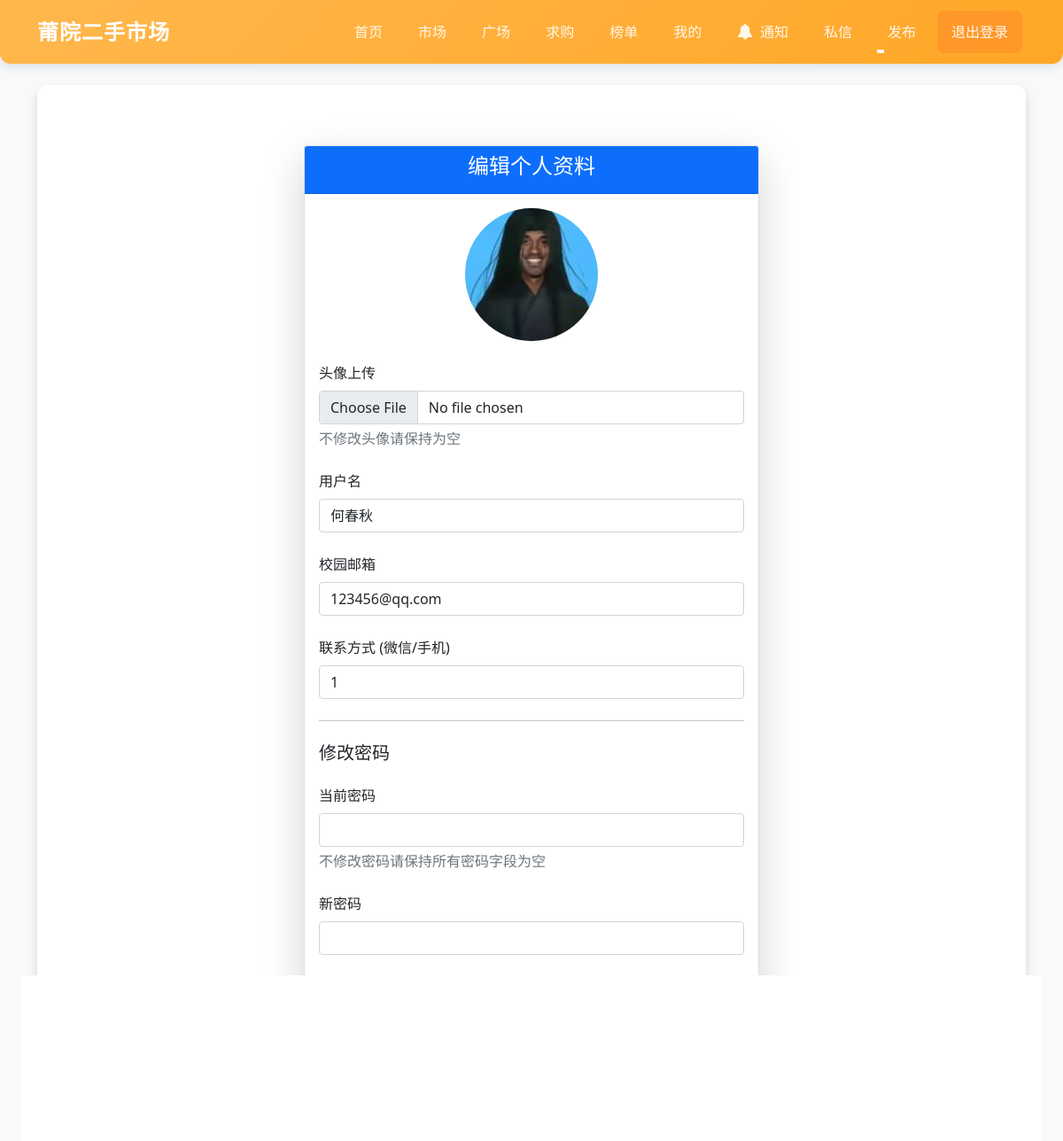
/profile/edit (signed in), run on the app's committed database.
### app/models.py (models this page shows)
class User(db.Model, UserMixin):
    id = db.Column(db.Integer, primary_key=True)
    username = db.Column(db.String(20), unique=True, nullable=False, index=True)
    email = db.Column(db.String(120), unique=True, nullable=False, index=True)
    password = db.Column(db.String(60), nullable=False)
    contact = db.Column(db.String(60), nullable=False)
    avatar = db.Column(db.String(20), nullable=False, default='default_avatar.png')
    is_admin = db.Column(db.Boolean, nullable=False, default=False)
    sales_count = db.Column(db.Integer, nullable=False, default=0)  # 成交量统计
    views = db.Column(db.Integer, nullable=False, default=0, index=True)  # 主页访问量统计
    items = db.relationship('Item', backref='seller', lazy=True)

### app/routes.py (the view)
@main.route("/profile/edit", methods=['GET', 'POST'])
@login_required
def edit_profile():
    form = ProfileForm()
    if form.validate_on_submit():
        existing_user = User.query.filter_by(email=form.email.data).first()
        if existing_user and existing_user.id != current_user.id:
            flash('该邮箱已被其他用户使用！', 'danger')
            return redirect(url_for('main.edit_profile'))
        if form.avatar.data:
            avatar_file = save_picture(form.avatar.data, is_avatar=True)
            if current_user.avatar != 'default_avatar.png':
                from flask import current_app
                import os
                old_avatar_path = os.path.join(current_app.config['UPLOAD_FOLDER'], 'avatars', current_user.avatar)
                if os.path.exists(old_avatar_path):
                    os.remove(old_avatar_path)
            current_user.avatar = avatar_file
        if form.current_password.data or form.new_password.data or form.confirm_new_password.data:
            if not check_password_hash(current_user.password, form.current_password.data):
                flash('当前密码错误！', 'danger')
                return redirect(url_for('main.edit_profile'))
            if not form.new_password.data:
                flash('新密码不能为空！', 'danger')
                return redirect(url_for('main.edit_profile'))
            hashed_password = generate_password_hash(form.new_password.data)
            current_user.password = hashed_password
        current_user.username = form.username.data
        current_user.email = form.email.data
        current_user.contact = form.contact.data
        db.session.commit()
        flash('个人信息已成功更新！', 'success')
        return redirect(url_for('main.profile'))
    elif request.method == 'GET':
        form.username.data = current_user.username
        form.email.data = current_user.email
        form.contact.data = current_user.contact
    return render_template('edit_profile.html', title='编辑资料', form=form)

### app/forms.py (shortened to what this page needs)
class ProfileForm(FlaskForm):
    username = StringField('用户名', validators=[DataRequired(), Length(min=2, max=20)])
    email = StringField('校园邮箱', validators=[DataRequired(), Email()])
    contact = StringField('联系方式 (微信/手机)', validators=[DataRequired()])
    avatar = FileField('头像上传', validators=[FileAllowed(['jpg', 'png', 'jpeg'])])
    current_password = PasswordField('当前密码')
    new_password = PasswordField('新密码')
    confirm_new_password = PasswordField('确认新密码')
    submit = SubmitField('保存修改')

### app/__init__.py (called while the page is built)
@login_manager.user_loader
def load_user(user_id):
    return User.query.get(int(user_id))

### app/routes.py (called while the page is built)
@main.app_context_processor
def utility_processors():
    def notifications_processor():
        if current_user.is_authenticated:
            unread_count = Notification.query.filter_by(user_id=current_user.id, is_read=False).count()
            return unread_count
        return 0
    return dict(unread_notifications_count=notifications_processor)

### templates/edit_profile.html (shortened to what this page needs)
{% extends "base.html" %}
{% block content %}
<div class="container mt-5">
    <div class="row justify-content-center">
        <div class="col-md-6">
            <div class="card shadow-lg">
                <div class="card-header bg-primary text-white text-center">
                    <h4>编辑个人资料</h4>
                </div>
                <div class="card-body">
                    <form method="POST" action="" enctype="multipart/form-data">
                        <div class="text-center mb-4">
                            <img src="{{ url_for('static', filename='uploads/avatars/' + current_user.avatar) }}" alt="用户头像"
                                 class="img-fluid rounded-circle" style="width: 150px; height: 150px; object-fit: cover;">
                        </div>
                        <div class="mb-4">
                            {{ form.avatar.label(class="form-label") }}
                            {{ form.avatar(class="form-control") }}
                            <p class="text-muted mt-1">不修改头像请保持为空</p>
                        </div>
                        <div class="mb-4">
                            {{ form.username.label(class="form-label") }}
                            {% if form.username.errors %}
                                {{ form.username(class="form-control is-invalid") }}
                                <div class="invalid-feedback">
                                    {% for error in form.username.errors %}
                                        <span>{{ error }}</span>
                                    {% endfor %}
                                </div>
                            {% else %}
                                {{ form.username(class="form-control") }}
                            {% endif %}
                        </div>
                        <div class="mb-4">
                            {{ form.email.label(class="form-label") }}
                            {% if form.email.errors %}
                                {{ form.email(class="form-control is-invalid") }}
                                <div class="invalid-feedback">
                                    {% for error in form.email.errors %}
                                        <span>{{ error }}</span>
                                    {% endfor %}
                                </div>
                            {% else %}
                                {{ form.email(class="form-control") }}
                            {% endif %}
                        </div>
                        <div class="mb-4">
                            {{ form.contact.label(class="form-label") }}
                            {% if form.contact.errors %}
                                {{ form.contact(class="form-control is-invalid") }}
                                <div class="invalid-feedback">
                                    {% for error in form.contact.errors %}
                                        <span>{{ error }}</span>
                                    {% endfor %}
                                </div>
                            {% else %}
                                {{ form.contact(class="form-control") }}
                            {% endif %}
                        </div>
                        <hr class="my-4">
                        <h5 class="mb-4">修改密码</h5>
                        <div class="mb-4">
                            {{ form.current_password.label(class="form-label") }}
                            {% if form.current_password.errors %}
                                {{ form.current_password(class="form-control is-invalid") }}
                                <div class="invalid-feedback">
                                    {% for error in form.current_password.errors %}
                                        <span>{{ error }}</span>
                                    {% endfor %}
                                </div>
                            {% else %}
                                {{ form.current_password(class="form-control") }}
                            {% endif %}
                            <p class="text-muted mt-1">不修改密码请保持所有密码字段为空</p>
                        </div>
                        <div class="mb-4">
                            {{ form.new_password.label(class="form-label") }}
                            {% if form.new_password.errors %}
                                {{ form.new_password(class="form-control is-invalid") }}
                                <div class="invalid-feedback">
                                    {% for error in form.new_password.errors %}
                                        <span>{{ error }}</span>
                                    {% endfor %}
                                </div>
                            {% else %}
                                {{ form.new_password(class="form-control") }}
                            {% endif %}
                        </div>
                        <div class="mb-4">
                            {{ form.confirm_new_password.label(class="form-label") }}
                            {% if form.confirm_new_password.errors %}
                                {{ form.confirm_new_password(class="form-control is-invalid") }}
                                <div class="invalid-feedback">
                                    {% for error in form.confirm_new_password.errors %}
                                        <span>{{ error }}</span>
                                    {% endfor %}
                                </div>
                            {% else %}
                                {{ form.confirm_new_password(class="form-control") }}
                            {% endif %}
                        </div>
                        <div class="text-center mt-4">
                            {{ form.submit(class="btn btn-primary btn-lg") }}
                            <button type="button" onclick="window.history.back()" class="btn btn-secondary btn-lg ms-2">取消</button>
                        </div>
                    </form>
                </div>
            </div>
        </div>
    </div>
</div>
{% endblock %}

### templates/base.html (style rules this page uses)
body { background-color: #f8f9fa; min-height: 100vh; overflow-x: hidden; }

### data on the page
User: avatar (picture), username "何春秋", email "123456@qq.com", contact "1"
